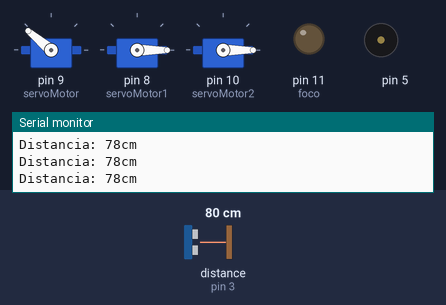
Bench run of a sketch on a simulated Arduino Uno, built with avr-gcc and run on an emulated ATmega328P. On the bench: 3 × servo, output pins drawn as LEDs (lit = HIGH), buzzer (waves = sounding), the last lines printed to the serial monitor. Wiring (inferred from the names in the program): ultrasonic range finder: trigger pin 2; echo pin 3. The test bench sets the inputs (shaded band); at power-on: distance to the obstacle (sensor on pin 3) 80 cm. The echo pulse lasts 58.3 µs per cm; pins used as bus, display or sensor lines are not drawn.

Above: at 1.2 s.
1.3 s: distance to the obstacle (sensor on pin 3) set to 36 cm
2.8 s: distance to the obstacle (sensor on pin 3) set to 31 cm
At 4.1 s:
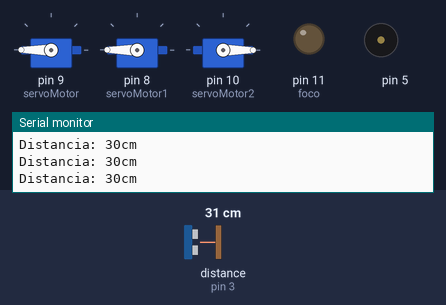
4.4 s: distance to the obstacle (sensor on pin 3) set to 12 cm
At 5.7 s:
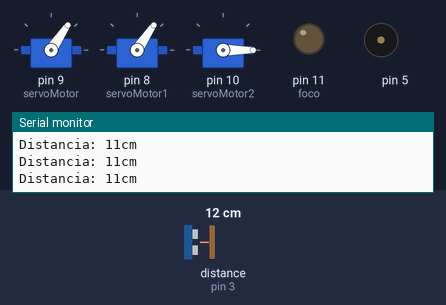
6.0 s: distance to the obstacle (sensor on pin 3) set to 9 cm
At 6.4 s:
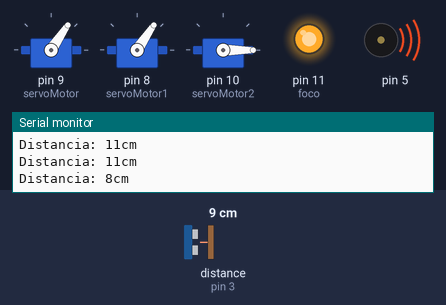
9.0 s: distance to the obstacle (sensor on pin 3) set to 120 cm
At 9.17 s:
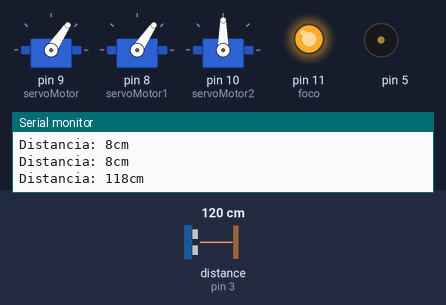
12.0 s: distance to the obstacle (sensor on pin 3) set to 27 cm
At 13.2 s:
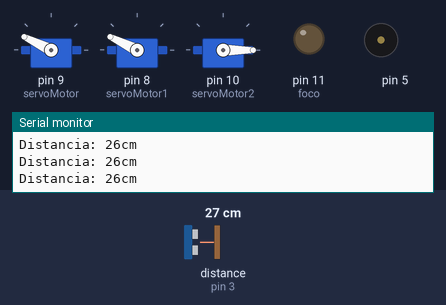
Timing chart, 0 to 14.6 s (numbered marks = the images above; inputs shaded):
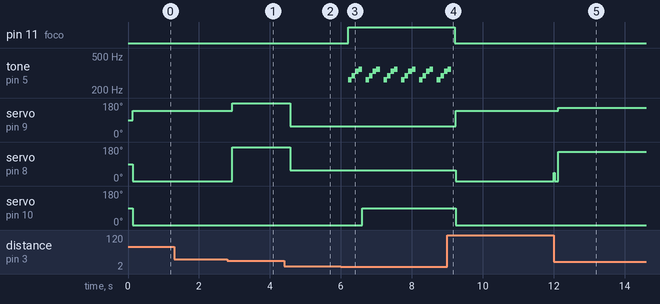

The sketch:

faro.ino
```cpp
#include <Servo.h>

Servo servoMotor;
Servo servoMotor1;
Servo servoMotor2;
const int Trigger = 2;  //Pin digital 2 para el Trigger del sensor
const int Echo = 3;     //Pin digital 3 para el echo del sensor
long t;                 //timepo que demora en llegar el eco
long d;                 //distancia en centimetros
int notas[] = { 262, 294, 330, 349 };
int duracion[] = { 100, 100, 100, 100 };
const int foco = 11;
bool estadoBoton = false;
void setup() {
  pinMode(foco, OUTPUT);
  pinMode(Trigger, OUTPUT);    //pin como salida
  pinMode(Echo, INPUT);        //pin como entrada
  digitalWrite(Trigger, LOW);  //Inicializamos el pin con 0
  digitalWrite(foco, LOW);
  Serial.begin(9600);
  servoMotor.attach(9);
  servoMotor1.attach(8);
  servoMotor2.attach(10);
}
int count = 0;
void loop() {

  sensorDisYServo();
}

void sensorDisYServo() {
  digitalWrite(Trigger, HIGH);
  delayMicroseconds(10);  //Enviamos un pulso de 10us
  digitalWrite(Trigger, LOW);
  t = pulseIn(Echo, HIGH);  //obtenemos el ancho del pulso
  d = t / 59;               //escalamos el tiempo a una distancia en cm

  Serial.print("Distancia: ");
  Serial.print(d);  //Enviamos serialmente el valor de la distancia
  Serial.print("cm");
  Serial.println();


  delay(100);  //Hacemos una pausa de 100ms

  if (d > 30) {
    // Si la distancia es mayor a 30 cm, activar el rele y mover el servo a 180 grados
    servoMotor2.write(0);
    rele(LOW);
    for (int i = 0; i <= 170; i++) {
      servoMotor1.write(i);  // Angulo 180 grados
    }
     for (int i = 170; i >= 0; i--) {
      servoMotor1.write(i);  // Angulo 180
    }
    servoMotor.write(140);  // Angulo 180 grados
  } else if (d < 10) {
    // Si la distancia es menor a 10 cm, desactivar el rele y mover el servo a 0 grados
    rele(HIGH);
    buzer();
    servoMotor2.write(90);

  } else {
    // Si la distancia está entre 10 y 30 cm, mover el servo proporcionalmente
    int angulo = map(d, 10, 30, 50, 180);
    servoMotor.write(angulo);
    servoMotor1.write(angulo);
  }
}

void buzer() {
  for (int i = 0; i < 4; i++) {
    tone(5, notas[i]);
    delay(duracion[i]);
    noTone(5);
  }
}

void rele(int estadoFoco) {
  digitalWrite(foco, estadoFoco);
}
```

Measured:
- the behaviour switches between 32 and 31 cm on distance to the obstacle (sensor on pin 3) (found by bisection; images 0 and 1)
- the behaviour switches between 11 and 10 cm on distance to the obstacle (sensor on pin 3) (found by bisection; images 2 and 3)
- after the input at 2.8 s, servo on pin 9 (servoMotor): 140° → 180° after 0.13 s; servo on pin 8 (servoMotor1): 0° → 180° after 0.13 s
- after the input at 4.4 s, servo on pin 9 (servoMotor), servo on pin 8 (servoMotor1): 180° → 56° after 0.18 s
- after the input at 6.0 s, pin 11 (foco): LOW → HIGH after 0.20 s; tone on pin 5: silent → 262 Hz after 0.20 s, then repeats every 0.50 s: 294 Hz 0.10 s, 330 Hz 0.10 s, 349 Hz 0.10 s, silent 0.10 s, 262 Hz 0.10 s; servo on pin 10 (servoMotor2): 0° → 90° after 0.60 s
- after the input at 9.0 s, pin 11 (foco): HIGH → LOW after 0.22 s; tone on pin 5: goes on until 9.1 s, then stays silent; servo on pin 9 (servoMotor): 56° → 140° after 0.24 s; servo on pin 8 (servoMotor1): 56° → 0° after 0.24 s, → 45° 2.8 s later; servo on pin 10 (servoMotor2): 90° → 0° after 0.24 s
- after the input at 12.0 s, servo on pin 9 (servoMotor): 140° → 154° after 0.12 s; servo on pin 8 (servoMotor1): 45° → 0° at once, → 154° 0.10 s later
